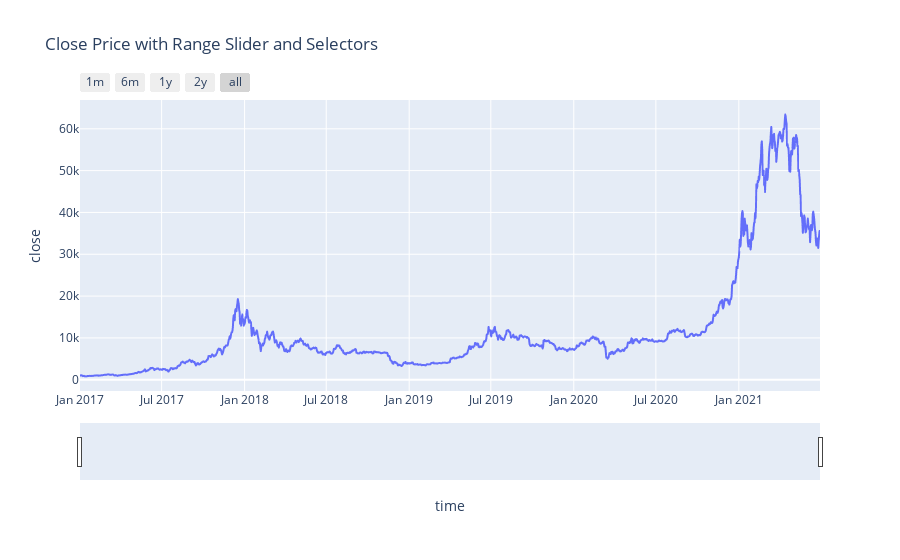

The cell this chart's notebook holds for it:
### Code cell
df.reset_index(inplace=True)
fig = px.line(df, x='time', y='close', title='Close Price with Range Slider and Selectors')
fig.update_layout(hovermode="x")

fig.update_xaxes(
    rangeslider_visible=True,
    rangeselector=dict(
        buttons=list([
            dict(count=1, label="1m", step="month", stepmode="backward"),
            dict(count=6, label="6m", step="month", stepmode="backward"),
            dict(count=1, label="1y", step="year", stepmode="backward"),
            dict(count=2, label="2y", step="year", stepmode="backward"),
            dict(step="all")
            
        ])
    )
)
fig.show()

### Figure 1 — Plotly figure (JSON) as saved in the notebook; plotly's stock layout.template omitted (floating-point values rounded to 4 significant figures; data arrays with more than 128 entries replaced by an {"elided": "..."} marker saying what was removed)
{"data": [{"hovertemplate": "time=%{x}<br>close=%{y}<extra></extra>", "legendgroup": "", "line": {"color": "#636efa", "dash": "solid"}, "mode": "lines", "name": "", "showlegend": false, "type": "scattergl", "x": {"elided": "1642 str values"}, "xaxis": "x", "y": {"elided": "1642 float values"}, "yaxis": "y"}], "layout": {"hovermode": "x", "legend": {"tracegroupgap": 0}, "title": {"text": "Close Price with Range Slider and Selectors"}, "xaxis": {"anchor": "y", "domain": [0, 1], "rangeselector": {"buttons": [{"count": 1, "label": "1m", "step": "month", "stepmode": "backward"}, {"count": 6, "label": "6m", "step": "month", "stepmode": "backward"}, {"count": 1, "label": "1y", "step": "year", "stepmode": "backward"}, {"count": 2, "label": "2y", "step": "year", "stepmode": "backward"}, {"step": "all"}]}, "rangeslider": {"visible": true}, "title": {"text": "time"}}, "yaxis": {"anchor": "x", "domain": [0, 1], "title": {"text": "close"}}}}
